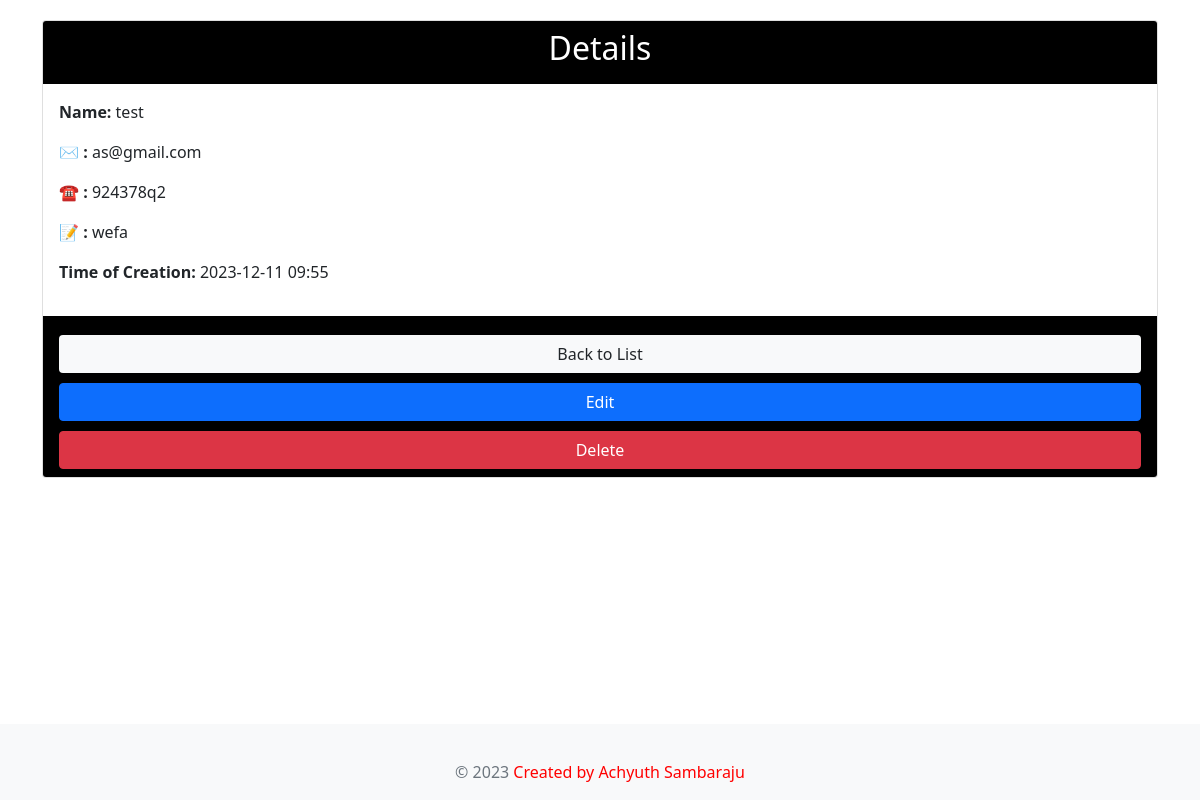
Screenshot of /contacts/contact/23/ with the database file from the repository.
### contacts/models.py (models this page shows, shortened)
class Contact(models.Model):
    name = models.CharField(max_length=100)
    email = models.EmailField()
    phone = models.CharField(max_length=20)
    address = models.TextField(blank=True, null=True)
    created_at = models.DateTimeField(auto_now_add=True)

### contacts/views.py (the view)
# urls.py: path('contact/<int:pk>/', views.contact_detail, name='contact_detail'),
def contact_detail(request, pk):
    contact = get_object_or_404(Contact, pk=pk)
    return render(request, 'contacts/contact_detail.html', {'contact': contact})

### contacts/templates/contacts/contact_detail.html (shortened to what this page needs)
<!DOCTYPE html>
<html lang="en">
<head>
    <link href="https://cdn.jsdelivr.net/npm/bootstrap@5.1.3/dist/css/bootstrap.min.css" rel="stylesheet">
</head>
<body>
    <div class="container">
        <div class="card">
            <div class="card-header text-center">
                <h2>Details</h2>
            </div>
            <div class="card-body">
                <p><strong>Name:</strong> {{ contact.name }}</p>
                <p><strong> ✉️ :</strong> {{ contact.email }}</p>
                <p><strong> ☎️ :</strong> {{ contact.phone }}</p>
                <p><strong> 📝 :</strong> {{ contact.address }}</p>
                <p><strong>Time of Creation:</strong> {{ contact.created_at|date:"Y-m-d H:i" }}</p>
            </div>
            <div class="card-footer text-center">
                <a href="{% url 'contact_list' %}" class="btn btn-back bg-light text-dark">Back to List</a>
                <a href="{% url 'contact_edit' contact.pk %}" class="btn btn-primary">Edit</a>
                <a href="{% url 'contact_delete' contact.pk %}" class="btn btn-danger">Delete</a>
            </div>
        </div>
    </div>
    <footer class="footer mt-auto py-3">
        <div class="container text-center">
            <span class="text-muted">&copy; 2023 <span style="color: red;">Created by Achyuth Sambaraju</span></span>
        </div>
    </footer>
</body>
</html>

### contacts/templates/contacts/contact_detail.html (style rules this page uses)
body, html { background-color: #ffffff; color: #212529; margin: 0; padding: 0; height: 100%; }
.container { padding-top: 20px; }
.card { margin: auto; }
.card-header, .card-footer { background-color: #000000; color: #ffffff; }
.btn-primary, .btn-danger, .btn-back { width: 100%; margin-top: 10px; }
.footer { background-color: #f8f9fa; color: #212529; text-align: center; position: absolute; bottom: 0; width: 100%; }
.footer .text-muted { color: #6c757d!important; }
.footer .text-muted span { color: red; }

### rows the page displays
Contact: name "test", email "as@gmail.com", phone "924378q2", address "wefa", created_at "2023-12-11 09:55"
